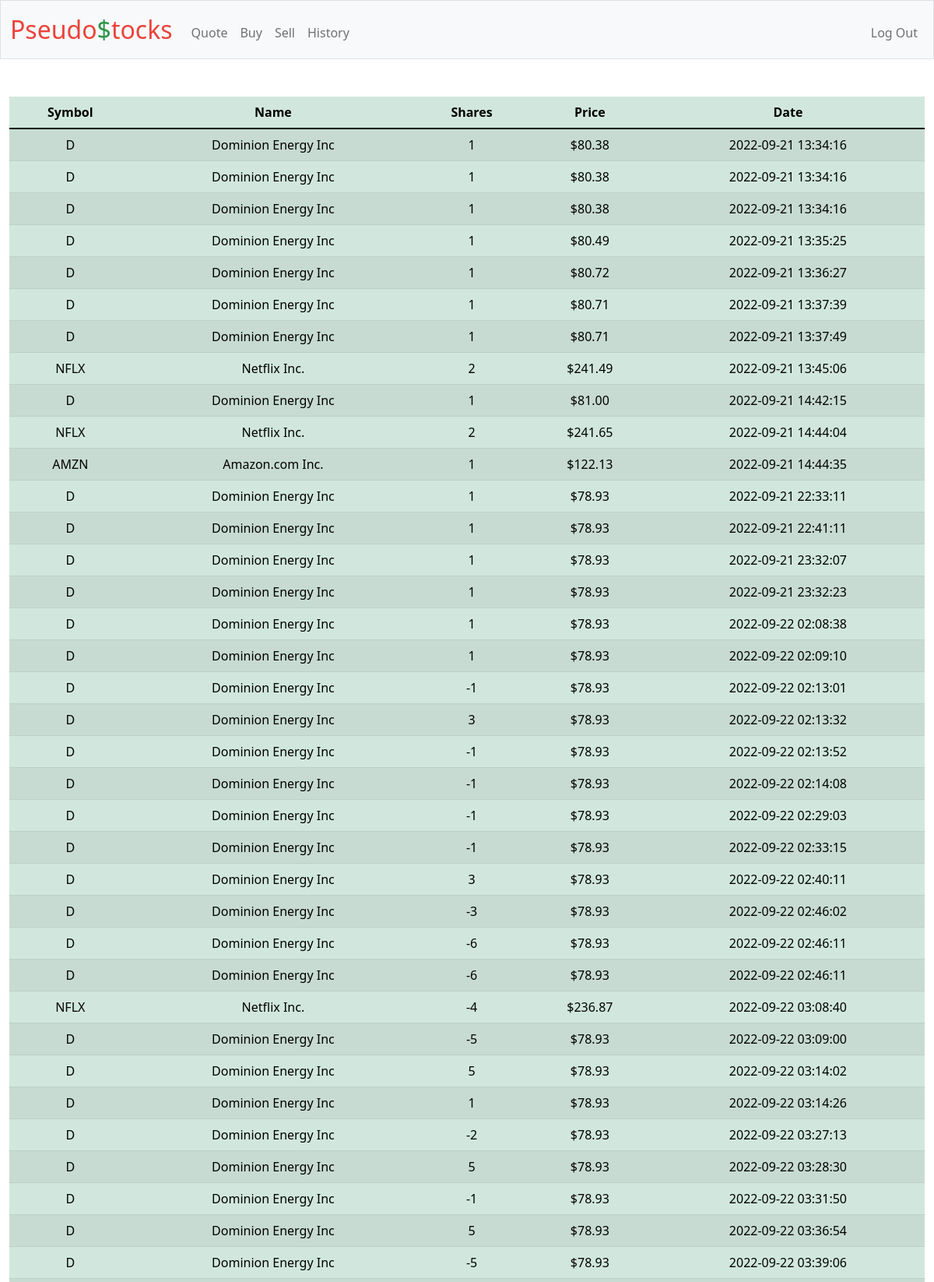
Screenshot of /history (signed in, upper part) with the database file from the repository.
### tables this page shows
CREATE TABLE 'history' ('id' INTEGER PRIMARY KEY AUTOINCREMENT NOT NULL, 'user_id' INTEGER, 'symbol' TEXT, 'name' TEXT, 'shares' INTEGER, 'price' REAL, 'date' DATETIME);

### app.py (the view)
@app.route("/history")
@login_required
def history():
    user_id = session["user_id"]
    stocks = db.execute("SELECT * FROM history WHERE user_id = ?", user_id)
    return render_template("history.html", stocks=stocks)

### app.py (called while the page is built)
@app.after_request
def after_request(response):
    response.headers["Cache-Control"] = "no-cache, no-store, must-revalidate"
    response.headers["Expires"] = 0
    response.headers["Pragma"] = "no-cache"
    return response

### helpers.py (called while the page is built)
def login_required(f):
    @wraps(f)
    def decorated_function(*args, **kwargs):
        if session.get("user_id") is None:
            return redirect("/login")
        return f(*args, **kwargs)
    return decorated_function

def usd(value):
    return f"${value:,.2f}"

### templates/history.html (shortened to what this page needs)
{% extends "layout.html" %}
{% block main %}
    <table class="table table-success table-striped">
        <thead>
            <tr>
                <th scope="col">Symbol</th>
                <th scope="col">Name</th>
                <th scope="col">Shares</th>
                <th scope="col">Price</th>
                <th scope="col">Date</th>
            </tr>
        </thead>
        <tbody>
            {% for stock in stocks %}
                <tr>
                    <td>{{ stock.symbol }}</td>
                    <td>{{ stock.name }}</td>
                    <td>{{ stock.shares }}</td>
                    <td>{{ stock.price | usd }}</td>
                    <td>{{ stock.date }}</td>
                </tr>
            {% endfor %}
        </tbody>
    </table>
{% endblock %}

### templates/layout.html (shortened to what this page needs)
<!DOCTYPE html>
<html lang="en">
    <head>
        <link href="https://cdn.jsdelivr.net/npm/bootstrap@5.1.3/dist/css/bootstrap.min.css" rel="stylesheet">
        <link href="/static/styles.css" rel="stylesheet">
    </head>
    <body>
        <nav class="bg-light border navbar navbar-expand-md navbar-light">
            <div class="container-fluid">
                <a class="navbar-brand" href="/"><span class="red">Pseudo</span><span class="green">$</span><span class="red">tocks</span></a>
                <div class="collapse navbar-collapse" id="navbar">
                    {% if session["user_id"] %}
                        <ul class="navbar-nav me-auto mt-2">
                            <li class="nav-item"><a class="nav-link" href="/quote">Quote</a></li>
                            <li class="nav-item"><a class="nav-link" href="/buy">Buy</a></li>
                            <li class="nav-item"><a class="nav-link" href="/sell">Sell</a></li>
                            <li class="nav-item"><a class="nav-link" href="/history">History</a></li>
                        </ul>
                        <ul class="navbar-nav ms-auto mt-2">
                            <li class="nav-item"><a class="nav-link" href="/logout">Log Out</a></li>
                        </ul>
                    {% else %}
                        <ul class="navbar-nav ms-auto mt-2">
                            <li class="nav-item"><a class="nav-link" href="/register">Register</a></li>
                            <li class="nav-item"><a class="nav-link" href="/login">Log In</a></li>
                            <li class="nav-item"><a class="nav-link" href="/change_password">Change Password</a></li>
                        </ul>
                    {% endif %}
                </div>
            </div>
        </nav>
        <main class="container-fluid py-5 text-center">
            {% block main %}{% endblock %}
        </main>
    </body>
</html>

### static/styles.css (style rules this page uses)
nav .navbar-brand { font-size: xx-large; }
nav .navbar-brand .red { color: #ea433b; }
nav .navbar-brand .green { color: #2e944b; }

### rows the page displays
history: symbol "D", name "Dominion Energy Inc", shares "1", price "$80.38", date "2022-09-21 13:34:16"
history: symbol "D", name "Dominion Energy Inc", shares "1", price "$80.38", date "2022-09-21 13:34:16"
history: symbol "D", name "Dominion Energy Inc", shares "1", price "$80.38", date "2022-09-21 13:34:16"
history: symbol "D", name "Dominion Energy Inc", shares "1", price "$80.49", date "2022-09-21 13:35:25"
history: symbol "D", name "Dominion Energy Inc", shares "1", price "$80.72", date "2022-09-21 13:36:27"
history: symbol "D", name "Dominion Energy Inc", shares "1", price "$80.71", date "2022-09-21 13:37:39"
history: symbol "D", name "Dominion Energy Inc", shares "1", price "$80.71", date "2022-09-21 13:37:49"
history: symbol "NFLX", name "Netflix Inc.", shares "2", price "$241.49", date "2022-09-21 13:45:06"
history: symbol "D", name "Dominion Energy Inc", shares "1", price "$81.00", date "2022-09-21 14:42:15"
history: symbol "NFLX", name "Netflix Inc.", shares "2", price "$241.65", date "2022-09-21 14:44:04"
history: symbol "AMZN", name "Amazon.com Inc.", shares "1", price "$122.13", date "2022-09-21 14:44:35"
history: symbol "D", name "Dominion Energy Inc", shares "1", price "$78.93", date "2022-09-21 22:33:11"
history: symbol "D", name "Dominion Energy Inc", shares "1", price "$78.93", date "2022-09-21 22:41:11"
history: symbol "D", name "Dominion Energy Inc", shares "1", price "$78.93", date "2022-09-21 23:32:07"
history: symbol "D", name "Dominion Energy Inc", shares "1", price "$78.93", date "2022-09-21 23:32:23"
history: symbol "D", name "Dominion Energy Inc", shares "1", price "$78.93", date "2022-09-22 02:08:38"
history: symbol "D", name "Dominion Energy Inc", shares "1", price "$78.93", date "2022-09-22 02:09:10"
history: symbol "D", name "Dominion Energy Inc", shares "-1", price "$78.93", date "2022-09-22 02:13:01"
history: symbol "D", name "Dominion Energy Inc", shares "3", price "$78.93", date "2022-09-22 02:13:32"
history: symbol "D", name "Dominion Energy Inc", shares "-1", price "$78.93", date "2022-09-22 02:13:52"
history: symbol "D", name "Dominion Energy Inc", shares "-1", price "$78.93", date "2022-09-22 02:14:08"
history: symbol "D", name "Dominion Energy Inc", shares "-1", price "$78.93", date "2022-09-22 02:29:03"
history: symbol "D", name "Dominion Energy Inc", shares "-1", price "$78.93", date "2022-09-22 02:33:15"
history: symbol "D", name "Dominion Energy Inc", shares "3", price "$78.93", date "2022-09-22 02:40:11"
history: symbol "D", name "Dominion Energy Inc", shares "-3", price "$78.93", date "2022-09-22 02:46:02"
history: symbol "D", name "Dominion Energy Inc", shares "-6", price "$78.93", date "2022-09-22 02:46:11"
history: symbol "D", name "Dominion Energy Inc", shares "-6", price "$78.93", date "2022-09-22 02:46:11"
history: symbol "NFLX", name "Netflix Inc.", shares "-4", price "$236.87", date "2022-09-22 03:08:40"
history: symbol "D", name "Dominion Energy Inc", shares "-5", price "$78.93", date "2022-09-22 03:09:00"
history: symbol "D", name "Dominion Energy Inc", shares "5", price "$78.93", date "2022-09-22 03:14:02"
history: symbol "D", name "Dominion Energy Inc", shares "1", price "$78.93", date "2022-09-22 03:14:26"
history: symbol "D", name "Dominion Energy Inc", shares "-2", price "$78.93", date "2022-09-22 03:27:13"
history: symbol "D", name "Dominion Energy Inc", shares "5", price "$78.93", date "2022-09-22 03:28:30"
history: symbol "D", name "Dominion Energy Inc", shares "-1", price "$78.93", date "2022-09-22 03:31:50"
history: symbol "D", name "Dominion Energy Inc", shares "5", price "$78.93", date "2022-09-22 03:36:54"
history: symbol "D", name "Dominion Energy Inc", shares "-5", price "$78.93", date "2022-09-22 03:39:06"
